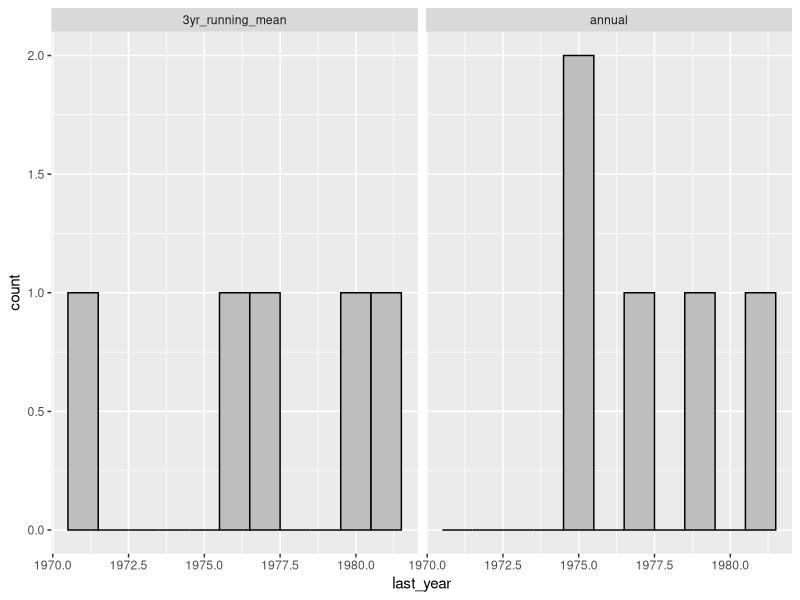

Write R code to recreate this figure.
# interpret regional FAR signals

library(tidyverse)

dat <- read.csv("./CMIP6/summaries/complete_FAR_RR_time_series_with_uncertainty.csv")

# get last year FAR for each scale is indistinguishable from 0

last <- dat %>%
  filter(region != "North_Pacific",
         lower_FAR < 0) %>%
  group_by(region, window) %>%
  summarise(last_year = max(year)) %>%
  arrange(desc(window))

last

write.csv(last, "./CMIP6/summaries/last_year_FAR_zero.csv", row.names = F)

ggplot(last, aes(last_year)) +
  geom_histogram(bins = 11, fill = "grey", color = "black") +
  facet_grid(~window)


# check vs RR

check <- last %>%
  rename(year = last_year) %>%
  left_join(., dat) %>%
  arrange(desc(window))

check

# check years with three-year mean FAR >= 0.5 for EBS and GOA

FAR_0.5 <- dat %>%
  filter(region %in% c("Eastern_Bering_Sea", "Gulf_of_Alaska"),
         window == "3yr_running_mean",
         FAR >= 0.5) %>%
  arrange(region)

FAR_0.5


